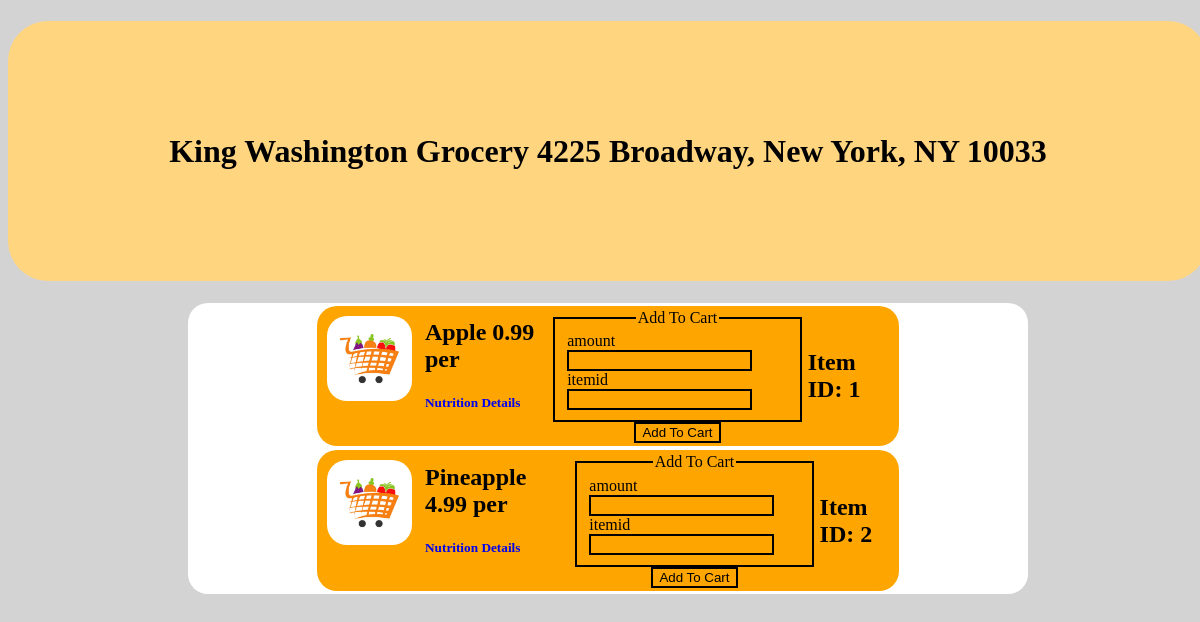
The page /store/King Washington Grocery on the database its author committed.
### src/app.py (models this page shows)
class Store(db.Model):
    __tablename__ = 'store'
    storeid = db.Column(db.Integer, primary_key = True)
    storename = db.Column(db.String(50), nullable = True)
    storeaddress = db.Column(db.String(100), nullable = True)
    storelat = db.Column(db.Float, nullable = True)
    storelong = db.Column(db.Float, nullable = True)
    storeowner = db.Column(db.String(20), nullable = True)
    cart = db.relationship("Inventory")
    userid = db.Column(db.Integer, db.ForeignKey("user.id"))

class Inventory(db.Model):
    __tablename__ = 'inventory'
    inventoryid = db.Column(db.Integer, primary_key = True)
    itemname = db.Column(db.String(20), nullable = False)
    price = db.Column(db.Float, nullable = False)
    unit = db.Column(db.String(10), nullable = False)
    storeid = db.Column(db.Integer, db.ForeignKey("store.storeid"))

### src/app.py (the view, shortened to what this page needs)
@app.route('/store/<storename>', methods=['GET', 'POST'])
def storename(storename):
    form = AddToCart()
    print(Store.query.filter_by(storename = storename).first())
    query = Inventory.query.filter_by(storeid = Store.query.filter_by(storename = storename).first().storeid).all()
    store = Store.query.filter_by(storename = storename).first()
    print(query)
    return render_template('shop.html', shopinventory = query, store = store, form = form)

### src/forms.py
class AddToCart(FlaskForm):
    amount = IntegerField('amount', validators=[DataRequired()])
    itemid = IntegerField('itemid ', validators=[DataRequired()])
    submit = SubmitField("Add To Cart")

### templates/shop.html (shortened to what this page needs)
<!DOCTYPE HTML>
<html>
	<head>
	</head>
	<body class="is-preload">
		<h1 class = 'title'> {{store.storename}} {{store.storeaddress}} </h1>
        <div class = 'tablediv'>
            <table class = "inventorytable">
            {% for thing in shopinventory %}
            <tr>
                <td>
                <div class = 'itemdiv'>
                    <img src="{{ url_for('static', filename = 'images/grocerylogo.jpeg') }}" class="itemimage">
                    <table>
                        <tr>
                            <td> <h2 class = "iteminfo"> {{thing.itemname}} {{thing.price}} {{thing.unit}} <br> </h2> <h5> <a href="/nutritionaldetails/{{thing.itemname}}" target="_blank">Nutrition Details</a> </h5> </td>
                            <td>
                                <div class = "addtocart">
                                    <form method="post" action="">
                                        <fieldset>
                                            <legend class = "cartlegend">Add To Cart</legend>
                                            <div>
                                                {{ form.amount.label(class = "form-control-label") }}
                                                {{ form.amount(class = "form-control form-control-lg") }}
                                            </div>
                                            <div>
                                                {{ form.itemid.label(class = "form-control-label") }}
                                                {{ form.itemid(class = "form-control form-control-lg") }}
                                            </div>
                                        </fieldset>
                                        <div class = 'fieldbutton'>
                                            {{ form.submit(class = "btn btn-outline-info") }}
                                        </div>
                                    </form>
                                </div>
                            </td>
                            <td>
                                <h2>Item ID: {{thing.inventoryid}} </h2>
                            </td>
                        </tr>
                    </table>
                </div>
                </td>
            </tr>
            {% endfor %}
            </table>
        </div>
	</body>
</html>

### templates/shop.html (style rules this page uses)
.tablediv { width: 70%; margin:0 auto; background-color: white; border-radius: 20px; }
.cartlegend { text-align: center; }
.fieldbutton { text-align: center; }
.title { padding: 50px; background-color: green; height: 20vh; line-height: 20vh; text-align: center; background-color: rgb(255, 213, 128); border-radius: 40px; }
.itemimage { float: left; height: 85px; width: auto; margin: 10px; border-radius: 20px; }
.iteminfo { margin:0 auto; }
.itemdiv { height: 20%; width: 60%; left: 20%; background-color: orange; margin:0 auto; border-radius: 20px; min-width: 100%; }
input { background-color: orange; border: 2px solid black; }
.inventorytable { width: 70%; margin:0 auto; height: 100%; }
td { margin-bottom: 50px; }
body { background-color: lightgray; }
fieldset { border: 2px solid black; }
html { height: 100%; width: 100%; }
body { height: 100%; width: 100%; }
a { text-decoration: none; }

### rows shown on the page
Store: storename "King Washington Grocery", storeaddress "4225 Broadway, New York, NY 10033"
Inventory: itemname "Apple", price "0.99", unit "per", amount.label "amount", itemid.label "itemid", inventoryid "1"
Inventory: itemname "Pineapple", price "4.99", unit "per", amount.label "amount", itemid.label "itemid", inventoryid "2"
